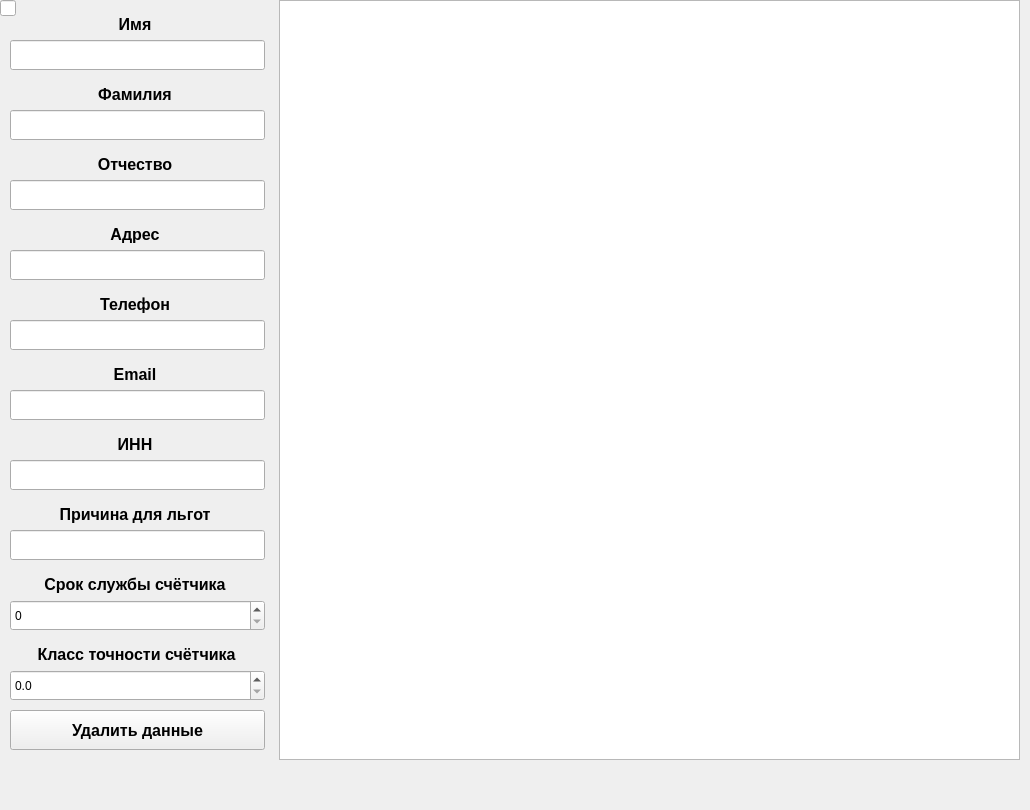
   <widget class="QWidget" name="tab_3">
    <attribute name="title">
     <string>Удалить</string>
    </attribute>
    <widget class="QLabel" name="label_20">
     <property name="geometry">
      <rect>
       <x>10</x>
       <y>360</y>
       <width>250</width>
       <height>30</height>
      </rect>
     </property>
     <property name="font">
      <font>
       <pointsize>12</pointsize>
       <weight>75</weight>
       <bold>true</bold>
      </font>
     </property>
     <property name="text">
      <string>&lt;html&gt;&lt;head/&gt;&lt;body&gt;&lt;p align=&quot;center&quot;&gt;Email&lt;/p&gt;&lt;/body&gt;&lt;/html&gt;</string>
     </property>
     <property name="alignment">
      <set>Qt::AlignCenter</set>
     </property>
    </widget>
    <widget class="QLineEdit" name="delLineEdit">
     <property name="geometry">
      <rect>
       <x>10</x>
       <y>40</y>
       <width>255</width>
       <height>30</height>
      </rect>
     </property>
    </widget>
    <widget class="QLabel" name="label_22">
     <property name="geometry">
      <rect>
       <x>10</x>
       <y>290</y>
       <width>250</width>
       <height>30</height>
      </rect>
     </property>
     <property name="font">
      <font>
       <pointsize>12</pointsize>
       <weight>75</weight>
       <bold>true</bold>
      </font>
     </property>
     <property name="text">
      <string>&lt;html&gt;&lt;head/&gt;&lt;body&gt;&lt;p align=&quot;center&quot;&gt;Телефон&lt;/p&gt;&lt;/body&gt;&lt;/html&gt;</string>
     </property>
     <property name="alignment">
      <set>Qt::AlignCenter</set>
     </property>
    </widget>
    <widget class="QLineEdit" name="delLineEdit_5">
     <property name="geometry">
      <rect>
       <x>10</x>
       <y>320</y>
       <width>255</width>
       <height>30</height>
      </rect>
     </property>
    </widget>
    <widget class="QLineEdit" name="delLineEdit_6">
     <property name="geometry">
      <rect>
       <x>10</x>
       <y>390</y>
       <width>255</width>
       <height>30</height>
      </rect>
     </property>
    </widget>
    <widget class="QPushButton" name="delPushButton">
     <property name="geometry">
      <rect>
       <x>10</x>
       <y>710</y>
       <width>255</width>
       <height>40</height>
      </rect>
     </property>
     <property name="font">
      <font>
       <family>Segoe UI</family>
       <pointsize>12</pointsize>
       <weight>75</weight>
       <italic>false</italic>
       <bold>true</bold>
      </font>
     </property>
     <property name="text">
      <string>Удалить данные</string>
     </property>
    </widget>
    <widget class="QLabel" name="label_23">
     <property name="geometry">
      <rect>
       <x>6</x>
       <y>640</y>
       <width>261</width>
       <height>30</height>
      </rect>
     </property>
     <property name="font">
      <font>
       <pointsize>12</pointsize>
       <weight>75</weight>
       <bold>true</bold>
      </font>
     </property>
     <property name="text">
      <string>&lt;html&gt;&lt;head/&gt;&lt;body&gt;&lt;p align=&quot;center&quot;&gt;Класс точности счётчика&lt;/p&gt;&lt;/body&gt;&lt;/html&gt;</string>
     </property>
     <property name="alignment">
      <set>Qt::AlignCenter</set>
     </property>
    </widget>
    <widget class="QLineEdit" name="delLineEdit_7">
     <property name="geometry">
      <rect>
       <x>10</x>
       <y>460</y>
       <width>255</width>
       <height>30</height>
      </rect>
     </property>
    </widget>
    <widget class="QLabel" name="label_24">
     <property name="geometry">
      <rect>
       <x>10</x>
       <y>10</y>
       <width>250</width>
       <height>30</height>
      </rect>
     </property>
     <property name="font">
      <font>
       <pointsize>12</pointsize>
       <weight>75</weight>
       <bold>true</bold>
      </font>
     </property>
     <property name="text">
      <string>&lt;html&gt;&lt;head/&gt;&lt;body&gt;&lt;p align=&quot;center&quot;&gt;Имя&lt;/p&gt;&lt;/body&gt;&lt;/html&gt;</string>
     </property>
     <property name="alignment">
      <set>Qt::AlignCenter</set>
     </property>
    </widget>
    <widget class="QTableView" name="delTableView">
     <property name="geometry">
      <rect>
       <x>279</x>
       <y>0</y>
       <width>741</width>
       <height>760</height>
      </rect>
     </property>
    </widget>
    <widget class="QLineEdit" name="delLineEdit_2">
     <property name="geometry">
      <rect>
       <x>10</x>
       <y>110</y>
       <width>255</width>
       <height>30</height>
      </rect>
     </property>
    </widget>
    <widget class="QLineEdit" name="delLineEdit_3">
     <property name="geometry">
      <rect>
       <x>10</x>
       <y>180</y>
       <width>255</width>
       <height>30</height>
      </rect>
     </property>
    </widget>
    <widget class="QLabel" name="label_25">
     <property name="geometry">
      <rect>
       <x>10</x>
       <y>570</y>
       <width>250</width>
       <height>30</height>
      </rect>
     </property>
     <property name="font">
      <font>
       <pointsize>12</pointsize>
       <weight>75</weight>
       <bold>true</bold>
      </font>
     </property>
     <property name="text">
      <string>&lt;html&gt;&lt;head/&gt;&lt;body&gt;&lt;p align=&quot;center&quot;&gt;Срок службы счётчика&lt;/p&gt;&lt;/body&gt;&lt;/html&gt;</string>
     </property>
     <property name="alignment">
      <set>Qt::AlignCenter</set>
     </property>
    </widget>
    <widget class="QLabel" name="label_26">
     <property name="geometry">
      <rect>
       <x>10</x>
       <y>150</y>
       <width>250</width>
       <height>30</height>
      </rect>
     </property>
     <property name="font">
      <font>
       <pointsize>12</pointsize>
       <weight>75</weight>
       <bold>true</bold>
      </font>
     </property>
     <property name="text">
      <string>&lt;html&gt;&lt;head/&gt;&lt;body&gt;&lt;p align=&quot;center&quot;&gt;Отчество&lt;/p&gt;&lt;/body&gt;&lt;/html&gt;</string>
     </property>
     <property name="alignment">
      <set>Qt::AlignCenter</set>
     </property>
    </widget>
    <widget class="QLabel" name="label_27">
     <property name="geometry">
      <rect>
       <x>10</x>
       <y>80</y>
       <width>250</width>
       <height>30</height>
      </rect>
     </property>
     <property name="font">
      <font>
       <pointsize>12</pointsize>
       <weight>75</weight>
       <bold>true</bold>
      </font>
     </property>
     <property name="text">
      <string>&lt;html&gt;&lt;head/&gt;&lt;body&gt;&lt;p align=&quot;center&quot;&gt;Фамилия&lt;/p&gt;&lt;/body&gt;&lt;/html&gt;</string>
     </property>
    </widget>
    <widget class="QLineEdit" name="delLineEdit_4">
     <property name="geometry">
      <rect>
       <x>10</x>
       <y>250</y>
       <width>255</width>
       <height>30</height>
      </rect>
     </property>
    </widget>
    <widget class="QLabel" name="label_28">
     <property name="geometry">
      <rect>
       <x>10</x>
       <y>220</y>
       <width>250</width>
       <height>30</height>
      </rect>
     </property>
     <property name="font">
      <font>
       <pointsize>12</pointsize>
       <weight>75</weight>
       <bold>true</bold>
      </font>
     </property>
     <property name="text">
      <string>&lt;html&gt;&lt;head/&gt;&lt;body&gt;&lt;p align=&quot;center&quot;&gt;Адрес&lt;/p&gt;&lt;/body&gt;&lt;/html&gt;</string>
     </property>
     <property name="alignment">
      <set>Qt::AlignCenter</set>
     </property>
    </widget>
    <widget class="QLabel" name="label_29">
     <property name="geometry">
      <rect>
       <x>10</x>
       <y>430</y>
       <width>250</width>
       <height>30</height>
      </rect>
     </property>
     <property name="font">
      <font>
       <pointsize>12</pointsize>
       <weight>75</weight>
       <bold>true</bold>
      </font>
     </property>
     <property name="text">
      <string>&lt;html&gt;&lt;head/&gt;&lt;body&gt;&lt;p align=&quot;center&quot;&gt;ИНН&lt;/p&gt;&lt;/body&gt;&lt;/html&gt;</string>
     </property>
     <property name="alignment">
      <set>Qt::AlignCenter</set>
     </property>
    </widget>
    <widget class="QSpinBox" name="delSpinBox">
     <property name="geometry">
      <rect>
       <x>10</x>
       <y>600</y>
       <width>255</width>
       <height>31</height>
      </rect>
     </property>
     <property name="minimum">
      <number>0</number>
     </property>
     <property name="value">
      <number>0</number>
     </property>
    </widget>
    <widget class="QDoubleSpinBox" name="delDoubleSpinBox">
     <property name="geometry">
      <rect>
       <x>10</x>
       <y>670</y>
       <width>255</width>
       <height>31</height>
      </rect>
     </property>
     <property name="decimals">
      <number>1</number>
     </property>
     <property name="maximum">
      <double>2.000000000000000</double>
     </property>
     <property name="singleStep">
      <double>0.100000000000000</double>
     </property>
     <property name="stepType">
      <enum>QAbstractSpinBox::AdaptiveDecimalStepType</enum>
     </property>
    </widget>
    <widget class="QLineEdit" name="delLineEdit_8">
     <property name="geometry">
      <rect>
       <x>10</x>
       <y>530</y>
       <width>255</width>
       <height>30</height>
      </rect>
     </property>
    </widget>
    <widget class="QLabel" name="label_31">
     <property name="geometry">
      <rect>
       <x>10</x>
       <y>500</y>
       <width>250</width>
       <height>30</height>
      </rect>
     </property>
     <property name="font">
      <font>
       <pointsize>12</pointsize>
       <weight>75</weight>
       <bold>true</bold>
      </font>
     </property>
     <property name="text">
      <string>&lt;html&gt;&lt;head/&gt;&lt;body&gt;&lt;p align=&quot;center&quot;&gt;Причина для льгот&lt;/p&gt;&lt;/body&gt;&lt;/html&gt;</string>
     </property>
     <property name="alignment">
      <set>Qt::AlignCenter</set>
     </property>
    </widget>
    <widget class="QLineEdit" name="delLineEditInd">
     <property name="geometry">
      <rect>
       <x>0</x>
       <y>0</y>
       <width>16</width>
       <height>16</height>
      </rect>
     </property>
    </widget>
    <widget class="QLabel" name="label_img_3">
     <property name="geometry">
      <rect>
       <x>0</x>
       <y>-30</y>
       <width>1021</width>
       <height>801</height>
      </rect>
     </property>
     <property name="text">
      <string>&lt;html&gt;&lt;head/&gt;&lt;body&gt;&lt;p&gt;&lt;img src=&quot;:/othlargwin.png&quot;/&gt;&lt;/p&gt;&lt;/body&gt;&lt;/html&gt;</string>
     </property>
    </widget>
    <zorder>label_img_3</zorder>
    <zorder>label_20</zorder>
    <zorder>delLineEdit</zorder>
    <zorder>label_22</zorder>
    <zorder>delLineEdit_5</zorder>
    <zorder>delLineEdit_6</zorder>
    <zorder>delPushButton</zorder>
    <zorder>label_23</zorder>
    <zorder>delLineEdit_7</zorder>
    <zorder>label_24</zorder>
    <zorder>delTableView</zorder>
    <zorder>delLineEdit_2</zorder>
    <zorder>delLineEdit_3</zorder>
    <zorder>label_25</zorder>
    <zorder>label_26</zorder>
    <zorder>label_27</zorder>
    <zorder>delLineEdit_4</zorder>
    <zorder>label_28</zorder>
    <zorder>label_29</zorder>
    <zorder>delSpinBox</zorder>
    <zorder>delDoubleSpinBox</zorder>
    <zorder>delLineEdit_8</zorder>
    <zorder>label_31</zorder>
    <zorder>delLineEditInd</zorder>
   </widget>
